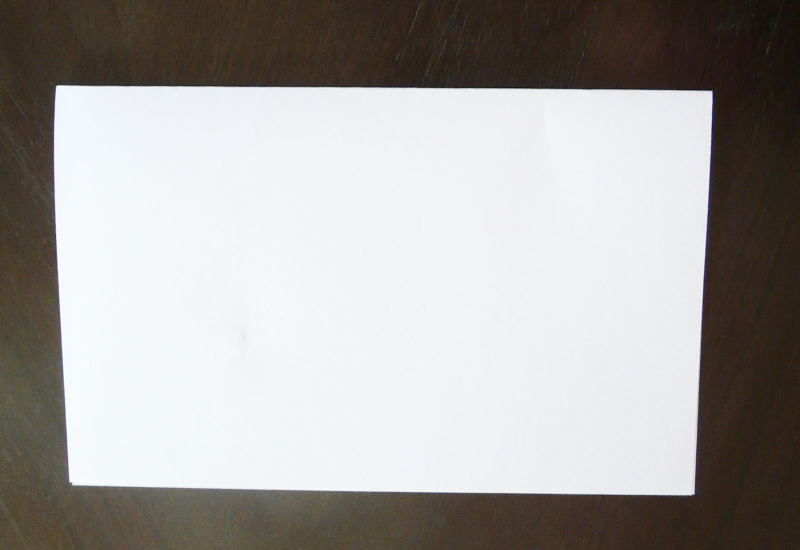
#> input picture imagens/folha_1.jpeg, 1600 x 1099 px (shown at 1/2 size)
$ python -i extrator_info.py   (imports and definitions only)
#> lines starting #> are read from the running program, lines starting #| are printed output that depends on the picture; after the words box and inside, x2 and y2 are one past the last pixel; in counts of white or black regions, pixels touching at a corner belong together
#> further down, picture is the input picture: shape (1099, 1600, 3); mean B, G, R 161.7, 163.7, 166.8
import cv2
import imutils
import numpy as np
from skimage.filters import threshold_local

class Quadrilatero:
    def __init__(self) -> None:
        self.te = (0, 0)
        self.td = (0, 0)
        self.bd = (0, 0)
        self.be = (0, 0)

    def retornarPontos(self) -> tuple:
        return self.te, self.td, self.bd, self.be

    def eQuad(self) -> bool:
        return not (self.te == self.td or self.te == self.bd or self.te == self.be)

    def x_diff(self) -> tuple:
        return self.td[0] - self.te[0], self.bd[0] - self.td[0], self.be[0] - self.bd[0], self.te[0] - self.be[0]

    def y_diff(self) -> tuple:
        return self.td[1] - self.te[1], self.bd[1] - self.td[1], self.be[1] - self.bd[1], self.te[1] - self.be[1]

    # [22 lines left out: function eColinear, not called in this run]

class RoiAjustavel:
    # Dimensões do canvas
    dimensoesCanvas = Quadrilatero()

    # Dimensões do ROI
    dimensoesRoi = Quadrilatero()

    # Imagem
    imagem = None

    # Nome da janela
    nome_janela = ''

    # Valores
    raio = 5
    ponto_id = None
    primeiro_ponto = (None, None)

    # Flags
    returnFlag = False
    ativo = False
    arrastar = False
    segurar = False

    # [117 lines left out: functions __init__, selecionarROI, __ordenar_pontos, __transformacao_quatro_vertices, imagemProcessada, not called in this run]

class ExtratorInfo:
    def __init__(self) -> None:
        self

    def detectar_automaticamente(self, img):
        img = cv2.cvtColor(img, cv2.COLOR_BGR2GRAY)
        img = cv2.GaussianBlur(img, (7, 7), 0)
        img = imutils.auto_canny(img)
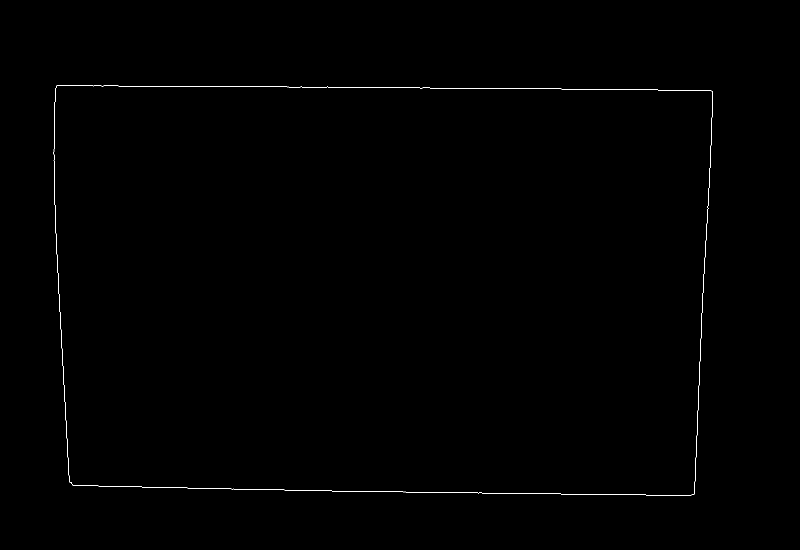
#> img: shape (1099, 1600) (shown at 1/2 size); 0.24% white in thin lines or dots, all inside (x1, y1, x2, y2) = (107, 170, 1426, 991)

        cnts = cv2.findContours(img.copy(), cv2.RETR_LIST, cv2.CHAIN_APPROX_SIMPLE)
#> cnts = 2 contours; box (x1, y1, x2, y2) and area: (107, 170, 1426, 991) 1038902, (107, 170, 1426, 991) 1038897
        cnts = imutils.grab_contours(cnts)
        cnts = sorted(cnts, key = cv2.contourArea, reverse = True)[:10]

        for con in cnts:
            perimetro = cv2.arcLength(con, True)
            approx = cv2.approxPolyDP(con, 0.02 * perimetro, True)

            if len(approx) == 4:
                contorno = approx
                break
#> this loop made 1 pass
#> (perimetro, contorno) on pass 1: (4225.2, [[112, 172], [145, 970], [1388, 988], [1424, 182]])

        if 'contorno' in locals():
            return contorno.reshape(4, 2)

        return None


# Funções complementares
# [75 lines left out: functions arrastarQuad, mouseMoveu, determinarMarcador, not called in this run]

>>> import cv2
>>> picture = cv2.imread('imagens/folha_1.jpeg')
>>> result = ExtratorInfo().detectar_automaticamente(picture)
#> result = [[112, 172], [145, 970], [1388, 988], [1424, 182]]

$ run again, on imagens/folha_3.jpeg
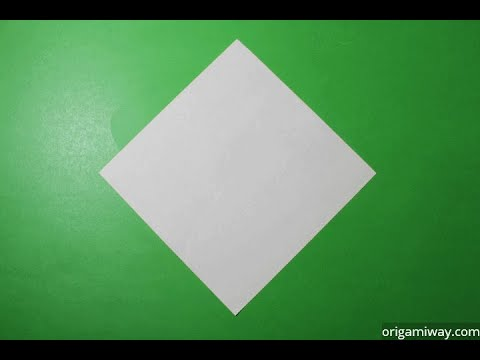
#> input picture imagens/folha_3.jpeg, 480 x 360 px
#> picture is the input picture: shape (360, 480, 3); mean B, G, R 90.2, 141.4, 86.4
#> in detectar_automaticamente, `img = cv2.cvtColor(img, cv2.COLOR_BGR2GRAY)`:
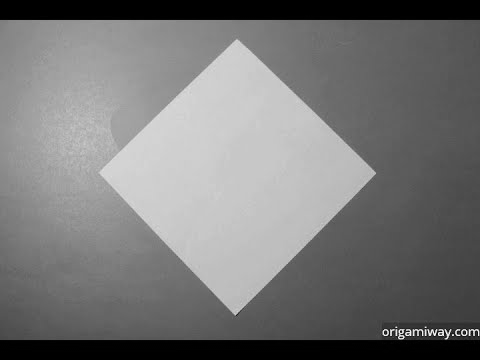
#> img: shape (360, 480); min 0, max 249, mean 119.1
#> in detectar_automaticamente, `img = imutils.auto_canny(img)`:
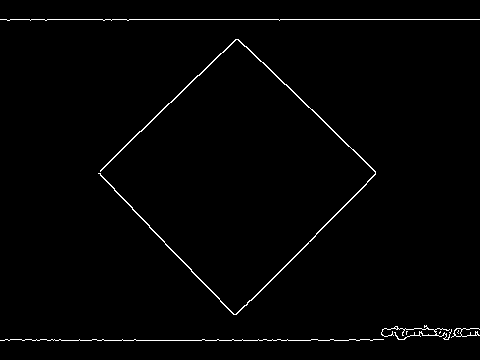
#> img: shape (360, 480); 1.3% white in thin lines or dots, all inside (x1, y1, x2, y2) = (0, 19, 480, 341)
#> in detectar_automaticamente, `cnts = cv2.findContours(img.copy(), cv2.RETR_LIST, cv2.CHAIN_APPROX_SI..`: cnts = 11 contours, 7 with area under 20; largest, box (x1, y1, x2, y2) and area: (98, 39, 376, 315) 522, (451, 328, 480, 338) 60, (454, 328, 462, 337) 46, (381, 325, 452, 340) 40
#> in detectar_automaticamente, `cnts = sorted(cnts, key = cv2.contourArea, reverse = True)[:10]`: cnts = 10 contours, 6 with area under 20; largest, box (x1, y1, x2, y2) and area: (98, 39, 376, 315) 522, (451, 328, 480, 338) 60, (454, 328, 462, 337) 46, (381, 325, 452, 340) 40
#> the loop in detectar_automaticamente, `for con in cnts:` made 7 passes
#> (perimetro, contorno) on pass 7: (4.83, [[440, 331], [439, 332], [439, 333], [440, 332]])
#> result = [[440, 331], [439, 332], [439, 333], [440, 332]]
